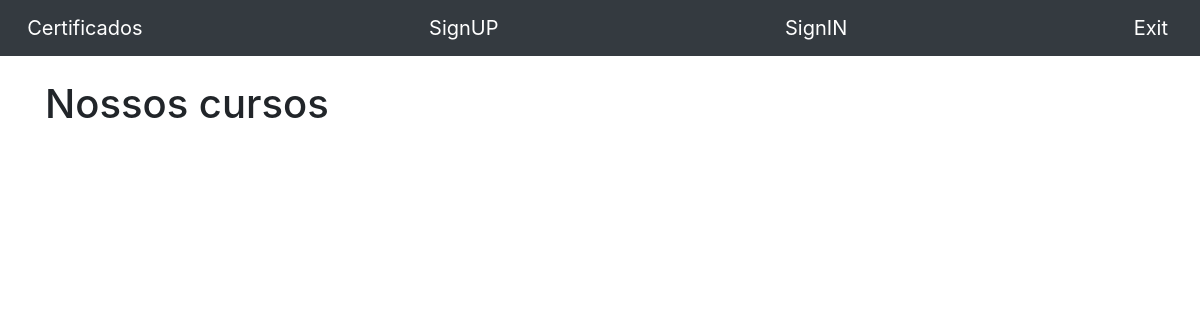
The page /home/ (signed in) on the database as committed earlier.
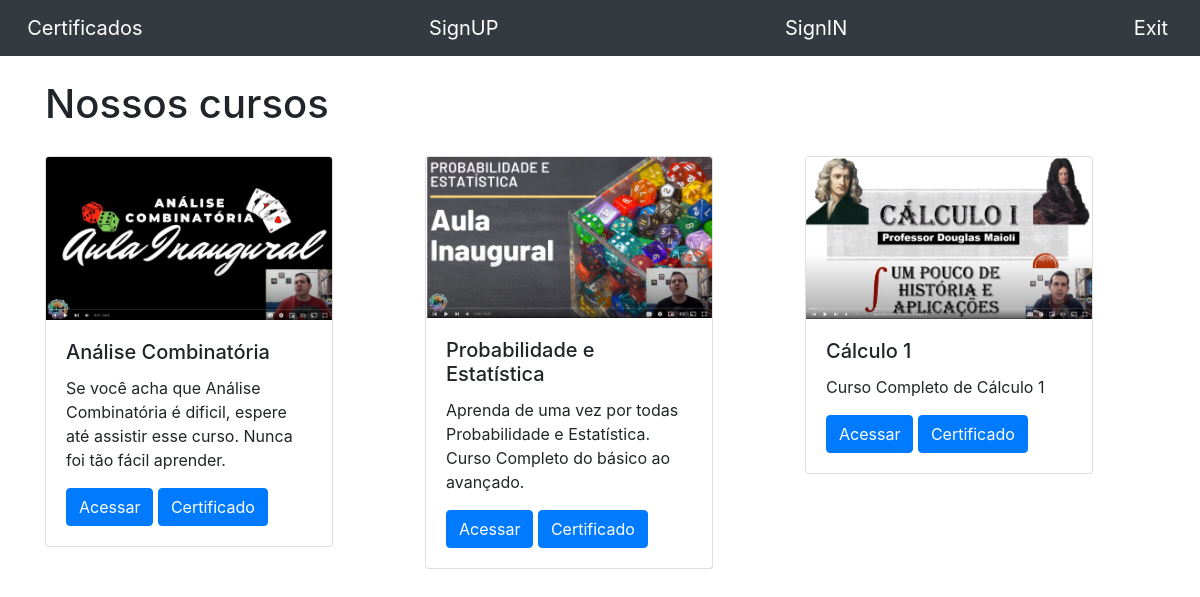
The same page on the database as committed later.
### course/models.py (models this page shows, shortened)
class Course(models.Model):
    nome = models.CharField(max_length = 100)
    descricao = models.TextField()
    thumb = models.ImageField(upload_to = "courses_images")
    url = models.URLField()

### course/views.py (the view)
# urls.py: 2. Add a URL to urlpatterns:  path('', views.home, name='home')
def home(request):
    if request.session.get('student'):
        course = Course.objects.all()
        student = request.session.get('student')
        return render(request, 'home.html', {'course': course, 'student': student})
    else:
        return redirect('/auth/signin?status=2')

### course/templates/home.html (shortened to what this page needs)
{% extends 'base.html'%}
{% block 'body' %}
<div class="container">
  <br>
  <h1>Nossos cursos</h1>
  <div class="row">
      {% for i in course %}
          <div style="margin-top: 20px;" class="col-md">
              <div class="card" style="width: 18rem;">
                  <img class="card-img-top" src="{{i.thumb.url}}" alt="Card image cap">
                  <div class="card-body">
                    <h5 class="card-title">{{i.nome}}</h5>
                    <p class="card-text">{{i.descricao}}</p>
                    <a href="#" class="btn btn-primary">Acessar</a>
                    <a href="#" class="btn btn-primary">Certificado</a>
                  </div>
                </div>
          </div>
      {% endfor %}
  </div>
</div>
{% endblock %}

### templates/base.html (shortened to what this page needs)
<!doctype html>
<html lang="pt-BR">
<head>
    <link rel="stylesheet" href="https://cdn.jsdelivr.net/npm/bootstrap@4.6.0/dist/css/bootstrap.min.css">
</head>
<body>
    <nav class="navbar navbar-dark bg-dark">
        <a class="navbar-brand" href="/">&nbsp&nbspCertificados</a>
        <a class="navbar-brand" href="/auth/signup/">&nbsp&nbspSignUP</a>
        <a class="navbar-brand" href="/auth/signin/">&nbsp&nbspSignIN</a>
        <a class="navbar-brand" href="/auth/exit/">&nbsp&nbspExit</a>
    </nav>
    {% block 'body'%}{% endblock %}
</body>
</html>

Rows that differ between the two databases and show on the page:
added Course: thumb (picture), nome "Análise Combinatória", descricao "Se você acha que Análise Combinatória é dificil, espere até assistir esse curso. Nunca foi tão fácil aprender."
added Course: thumb (picture), nome "Probabilidade e Estatística", descricao "Aprenda de uma vez por todas Probabilidade e Estatística. Curso Completo do básico ao avançado."
added Course: thumb (picture), nome "Cálculo 1", descricao "Curso Completo de Cálculo 1"
